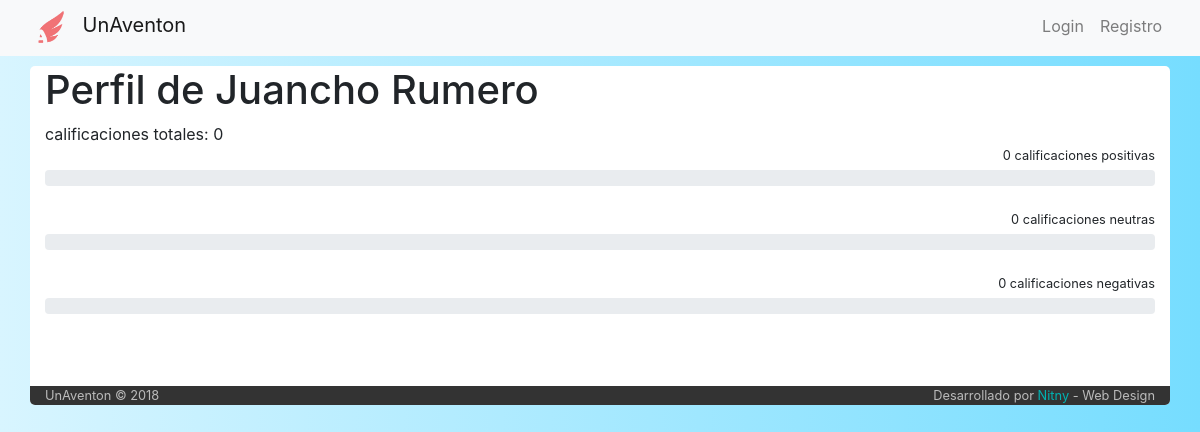
/usuario/1, run on an earlier commit of the app's database.
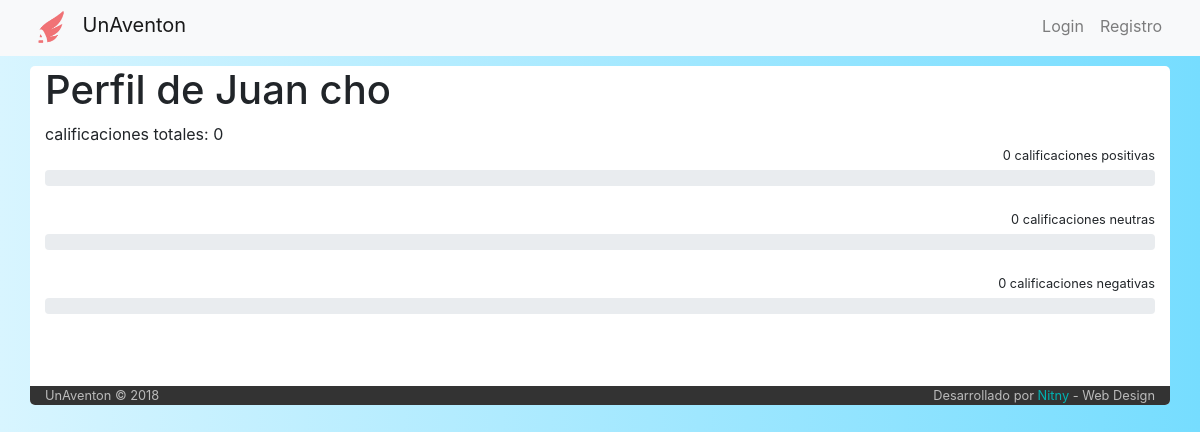
And on a later commit of the database.
### tables this page shows
CREATE TABLE IF NOT EXISTS `usuario` (
  `idUser` int(6) NOT NULL AUTO_INCREMENT,
  `email` varchar(50) NOT NULL,
  `clave` varchar(50) NOT NULL,
  `nombre` varchar(50) NOT NULL,
  `apellido` varchar(50) NOT NULL,
  `admin` int(1) NOT NULL DEFAULT '0',
  PRIMARY KEY (`idUser`)
);

### index.php (called while the page is built, shortened)
<?php
	include ('core/helpers.php');
	include ('php/inicio_body.php');
	$router = new Router;
	$vars = $router->get_variables();
	render($vars);
	include ('php/cierre_body.php');

### core/helpers.php (called while the page is built, shortened)
<?php
function calificacion_grafica_simple($idUser){
  include('php/conexion.php');
  $calificaciones_totales=mysqli_query($conexion,"SELECT count(*) as contador
                                                    from calificacion
                                                    where idCalificado='$idUser'")
                                                    or die ("problemas en el contador de calificaciones totales");
  $calificaciones_totales=mysqli_fetch_array($calificaciones_totales)['contador'];
  $calificaciones_positivas=mysqli_query($conexion,"SELECT count(*) as contador
                                                    from calificacion
                                                    where idCalificado='$idUser' and calificacion > 0")
                                                    or die ("problemas en el contador de calificaciones positivas");
  $calificaciones_positivas=mysqli_fetch_array($calificaciones_positivas)['contador'];
  $calificaciones_neutras=mysqli_query($conexion,"SELECT count(*) as contador
                                                    from calificacion
                                                    where idCalificado='$idUser' and calificacion = 0")
                                                    or die ("problemas en el contador de calificaciones neutras");
  $calificaciones_neutras=mysqli_fetch_array($calificaciones_neutras)['contador'];
  $calificaciones_negativas=mysqli_query($conexion,"SELECT count(*) as contador
                                                    from calificacion
                                                    where idCalificado='$idUser' and calificacion < 0")
                                                    or die ("problemas en el contador de calificaciones negativas");
  $calificaciones_negativas=mysqli_fetch_array($calificaciones_negativas)['contador'];
  if ($calificaciones_positivas > 0) {
    $porcentaje_pos=round(($calificaciones_positivas/$calificaciones_totales)*100);
  }
  else {
    $porcentaje_pos=0;
  }
  if ($calificaciones_neutras > 0) {
    $porcentaje_neu=round(($calificaciones_neutras/$calificaciones_totales)*100);
  }
  else {
    $porcentaje_neu=0;
  }
  if ($calificaciones_negativas > 0) {
    $porcentaje_neg=round(($calificaciones_negativas/$calificaciones_totales)*100);
  }
  else {
    $porcentaje_neg=0;
  }
  $calificacion_ple = array(
    "contador_total" => $calificaciones_totales,
    "positivas" => $calificaciones_positivas,
    "neutras" => $calificaciones_neutras,
    "negativas" => $calificaciones_negativas,
    "porcentaje_pos" => $porcentaje_pos,
    "porcentaje_neu" => $porcentaje_neu,
    "porcentaje_neg" => $porcentaje_neg,
  );
  return $calificacion_ple;
}

### controller/usuario.php (the view)
<?php
	function render($vars = [])
	{
    include('php/conexion.php');
    $usuario=mysqli_query($conexion,"SELECT *
                                     from usuario
                                     where idUser='$vars[0]'")
                                     or die ("problemas en el select de usuarios");
    $usuario=mysqli_fetch_array($usuario);
    ?>
    <h1>Perfil de <?php echo $usuario['nombre']." ".$usuario['apellido'];?> </h1>
    <?php $calificaciones = calificacion_grafica_simple($usuario['idUser']);
    echo "calificaciones totales: ".$calificaciones["contador_total"]."
          <br>";
    echo  "<small class='float-right''>".$calificaciones['positivas']." calificaciones positivas </small> <br>";
    echo "<div class='progress'>
            <div class='progress-bar bg-success' role='progressbar' style='width: ".$calificaciones['porcentaje_pos']."%' aria-valuenow='25' aria-valuemin='0' aria-valuemax='100'></div>
          </div> <br>";
    echo  "<small class='float-right''>".$calificaciones['neutras']." calificaciones neutras </small> <br>";
    echo "<div class='progress'>
              <div class='progress-bar bg-warning' role='progressbar' style='width: ".$calificaciones['porcentaje_neu']."%' aria-valuenow='25' aria-valuemin='0' aria-valuemax='100'></div>
          </div> <br>";
    echo  "<small class='float-right''>".$calificaciones['negativas']." calificaciones negativas </small> <br>";
    echo "<div class='progress'>
              <div class='progress-bar bg-danger' role='progressbar' style='width: ".$calificaciones['porcentaje_neg']."%' aria-valuenow='25' aria-valuemin='0' aria-valuemax='100'></div>
          </div> <br>";
    echo "<br> <br>";
  }

What changed in the data, as far as the page shows it:
changed usuario: nombre "Juancho" → "Juan"; apellido "Rumero" → "cho"
